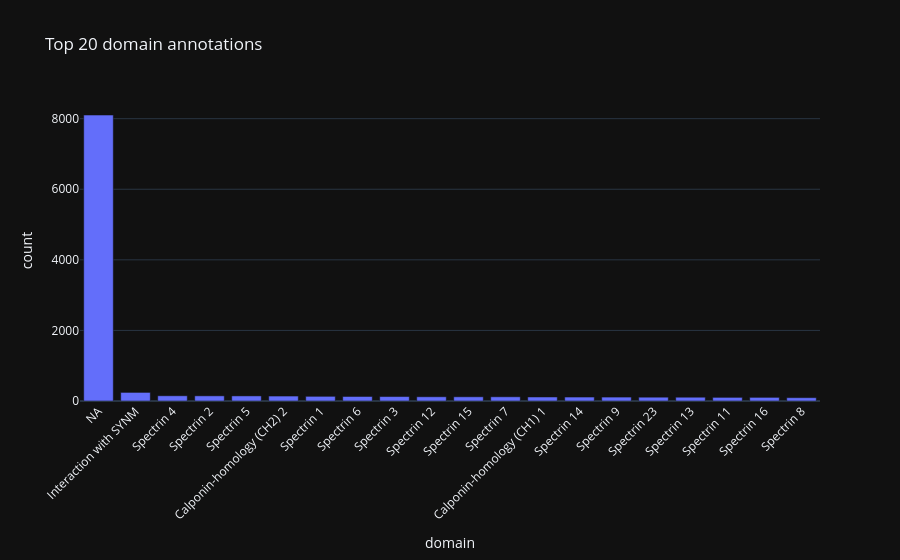

The cell this chart's notebook holds for it:
### Code cell
domain_counts = df["domain"].fillna("NA").value_counts().reset_index()
domain_counts.columns = ["domain", "count"]

fig = px.bar(
    domain_counts.head(20),
    x="domain",
    y="count",
    title="Top 20 domain annotations"
)
fig.update_xaxes(tickangle=-45)
fig.show()

### Figure 1 — Plotly figure (JSON) as saved in the notebook; plotly's stock layout.template omitted (floating-point values rounded to 4 significant figures)
{"data": [{"hovertemplate": "domain=%{x}<br>count=%{y}<extra></extra>", "legendgroup": "", "marker": {"color": "#636efa", "pattern": {"shape": ""}}, "name": "", "orientation": "v", "showlegend": false, "textposition": "auto", "x": ["NA", "Interaction with SYNM", "Spectrin 4", "Spectrin 2", "Spectrin 5", "Calponin-homology (CH2) 2", "Spectrin 1", "Spectrin 6", "Spectrin 3", "Spectrin 12", "Spectrin 15", "Spectrin 7", "Calponin-homology (CH1) 1", "Spectrin 14", "Spectrin 9", "Spectrin 23", "Spectrin 13", "Spectrin 11", "Spectrin 16", "Spectrin 8"], "xaxis": "x", "y": [8103, 243, 148, 146, 144, 140, 132, 128, 126, 120, 119, 119, 113, 112, 111, 108, 107, 103, 103, 94], "yaxis": "y", "type": "bar"}], "layout": {"xaxis": {"anchor": "y", "domain": [0.0, 1.0], "title": {"text": "domain"}, "tickangle": -45}, "yaxis": {"anchor": "x", "domain": [0.0, 1.0], "title": {"text": "count"}}, "legend": {"tracegroupgap": 0}, "title": {"text": "Top 20 domain annotations"}, "barmode": "relative"}}
